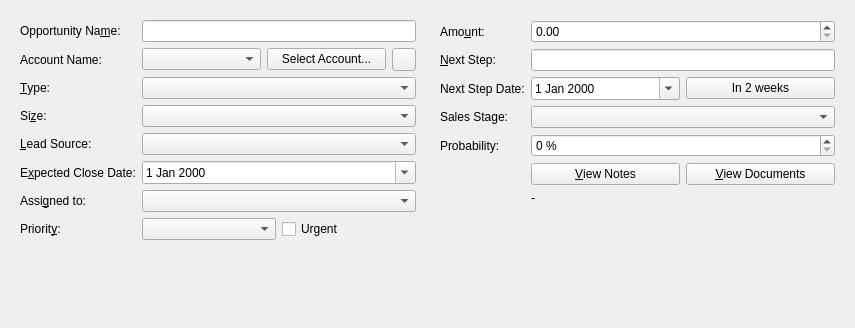
<?xml version="1.0" encoding="UTF-8"?>
<ui version="4.0">
 <class>OpportunityDetails</class>
 <widget class="QWidget" name="OpportunityDetails">
  <property name="geometry">
   <rect>
    <x>0</x>
    <y>0</y>
    <width>855</width>
    <height>328</height>
   </rect>
  </property>
  <property name="windowTitle">
   <string>Form</string>
  </property>
  <layout class="QHBoxLayout" name="horizontalLayout_2">
   <item>
    <widget class="QWidget" name="widget" native="true">
     <layout class="QFormLayout" name="formLayout">
      <item row="0" column="0">
       <widget class="QLabel" name="label">
        <property name="text">
         <string>Opportunity Na&amp;me:</string>
        </property>
        <property name="buddy">
         <cstring>name</cstring>
        </property>
       </widget>
      </item>
      <item row="0" column="1">
       <widget class="QLineEdit" name="name"/>
      </item>
      <item row="1" column="0">
       <widget class="QLabel" name="label_2">
        <property name="text">
         <string>Account Name:</string>
        </property>
        <property name="buddy">
         <cstring>account_id</cstring>
        </property>
       </widget>
      </item>
      <item row="1" column="1">
       <layout class="QHBoxLayout" name="accountLayout">
        <item>
         <widget class="QComboBox" name="account_id"/>
        </item>
        <item>
         <widget class="QPushButton" name="buttonSelectAccount">
          <property name="text">
           <string>Select Account...</string>
          </property>
         </widget>
        </item>
        <item>
         <widget class="QToolButton" name="buttonOpenAccount">
          <property name="icon">
           <iconset theme="document-open">
            <normaloff>.</normaloff>.</iconset>
          </property>
         </widget>
        </item>
       </layout>
      </item>
      <item row="2" column="0">
       <widget class="QLabel" name="label_3">
        <property name="text">
         <string>&amp;Type:</string>
        </property>
        <property name="buddy">
         <cstring>opportunity_type</cstring>
        </property>
       </widget>
      </item>
      <item row="2" column="1">
       <widget class="QComboBox" name="opportunity_type"/>
      </item>
      <item row="4" column="0">
       <widget class="QLabel" name="label_4">
        <property name="text">
         <string>&amp;Lead Source:</string>
        </property>
        <property name="buddy">
         <cstring>lead_source</cstring>
        </property>
       </widget>
      </item>
      <item row="4" column="1">
       <widget class="QComboBox" name="lead_source"/>
      </item>
      <item row="5" column="0">
       <widget class="QLabel" name="expectedCloseDateLabel">
        <property name="text">
         <string>E&amp;xpected Close Date:</string>
        </property>
        <property name="buddy">
         <cstring>date_closed</cstring>
        </property>
       </widget>
      </item>
      <item row="5" column="1">
       <widget class="QDateEditEx" name="date_closed">
        <property name="calendarPopup">
         <bool>true</bool>
        </property>
       </widget>
      </item>
      <item row="6" column="0">
       <widget class="QLabel" name="label_7">
        <property name="text">
         <string>Assi&amp;gned to:</string>
        </property>
        <property name="buddy">
         <cstring>assigned_user_id</cstring>
        </property>
       </widget>
      </item>
      <item row="6" column="1">
       <widget class="QComboBox" name="assigned_user_id"/>
      </item>
      <item row="7" column="1">
       <layout class="QHBoxLayout" name="priorityLayout">
        <item>
         <widget class="QComboBox" name="opportunityPriority"/>
        </item>
        <item>
         <widget class="QCheckBox" name="urgent">
          <property name="text">
           <string>Urgent</string>
          </property>
         </widget>
        </item>
       </layout>
      </item>
      <item row="7" column="0">
       <widget class="QLabel" name="label_5">
        <property name="text">
         <string>Priorit&amp;y:</string>
        </property>
        <property name="buddy">
         <cstring>opportunityPriority</cstring>
        </property>
       </widget>
      </item>
      <item row="3" column="1">
       <widget class="QComboBox" name="opportunitySize"/>
      </item>
      <item row="3" column="0">
       <widget class="QLabel" name="label_8">
        <property name="text">
         <string>Si&amp;ze:</string>
        </property>
        <property name="buddy">
         <cstring>opportunitySize</cstring>
        </property>
       </widget>
      </item>
     </layout>
    </widget>
   </item>
   <item>
    <widget class="QWidget" name="widget_2" native="true">
     <layout class="QFormLayout" name="formLayout_2">
      <item row="0" column="0">
       <widget class="QLabel" name="label_9">
        <property name="text">
         <string>Amo&amp;unt:</string>
        </property>
        <property name="buddy">
         <cstring>amount</cstring>
        </property>
       </widget>
      </item>
      <item row="0" column="1">
       <widget class="QDoubleSpinBox" name="amount">
        <property name="maximum">
         <double>1000000000.000000000000000</double>
        </property>
       </widget>
      </item>
      <item row="1" column="0">
       <widget class="QLabel" name="label_11">
        <property name="text">
         <string>&amp;Next Step:</string>
        </property>
        <property name="buddy">
         <cstring>next_step</cstring>
        </property>
       </widget>
      </item>
      <item row="1" column="1">
       <widget class="QLineEdit" name="next_step">
        <property name="clearButtonEnabled">
         <bool>true</bool>
        </property>
       </widget>
      </item>
      <item row="2" column="0">
       <widget class="QLabel" name="label_13">
        <property name="text">
         <string>Next Step Date:</string>
        </property>
        <property name="buddy">
         <cstring>next_call_date</cstring>
        </property>
       </widget>
      </item>
      <item row="2" column="1">
       <layout class="QHBoxLayout" name="horizontalLayout_3">
        <item>
         <widget class="QDateEditEx" name="next_call_date">
          <property name="calendarPopup">
           <bool>true</bool>
          </property>
         </widget>
        </item>
        <item>
         <widget class="QPushButton" name="nextStepDateAutoButton">
          <property name="text">
           <string>In 2 weeks</string>
          </property>
         </widget>
        </item>
       </layout>
      </item>
      <item row="3" column="0">
       <widget class="QLabel" name="label_6">
        <property name="text">
         <string>Sales Stage:</string>
        </property>
        <property name="buddy">
         <cstring>sales_stage</cstring>
        </property>
       </widget>
      </item>
      <item row="3" column="1">
       <widget class="QComboBox" name="sales_stage"/>
      </item>
      <item row="4" column="0">
       <widget class="QLabel" name="label_12">
        <property name="text">
         <string>Probability:</string>
        </property>
        <property name="buddy">
         <cstring>probability</cstring>
        </property>
       </widget>
      </item>
      <item row="4" column="1">
       <widget class="QSpinBox" name="probability">
        <property name="suffix">
         <string> %</string>
        </property>
        <property name="maximum">
         <number>100</number>
        </property>
       </widget>
      </item>
      <item row="5" column="1">
       <layout class="QHBoxLayout" name="horizontalLayout_4">
        <item>
         <widget class="QPushButton" name="viewNotesButton">
          <property name="text">
           <string>&amp;View Notes</string>
          </property>
         </widget>
        </item>
        <item>
         <widget class="QPushButton" name="viewDocumentsButton">
          <property name="text">
           <string>&amp;View Documents</string>
          </property>
         </widget>
        </item>
       </layout>
      </item>
      <item row="6" column="1">
       <widget class="QLabel" name="urllabel">
        <property name="text">
         <string>-</string>
        </property>
        <property name="openExternalLinks">
         <bool>true</bool>
        </property>
       </widget>
      </item>
     </layout>
    </widget>
   </item>
  </layout>
 </widget>
 <customwidgets>
  <customwidget>
   <class>QDateEditEx</class>
   <extends>QDateEdit</extends>
   <header>qdateeditex.h</header>
  </customwidget>
 </customwidgets>
 <tabstops>
  <tabstop>name</tabstop>
  <tabstop>account_id</tabstop>
  <tabstop>buttonOpenAccount</tabstop>
  <tabstop>opportunity_type</tabstop>
  <tabstop>lead_source</tabstop>
  <tabstop>date_closed</tabstop>
  <tabstop>assigned_user_id</tabstop>
  <tabstop>amount</tabstop>
  <tabstop>next_step</tabstop>
  <tabstop>next_call_date</tabstop>
  <tabstop>nextStepDateAutoButton</tabstop>
  <tabstop>sales_stage</tabstop>
  <tabstop>probability</tabstop>
  <tabstop>viewNotesButton</tabstop>
 </tabstops>
 <resources/>
 <connections/>
</ui>
